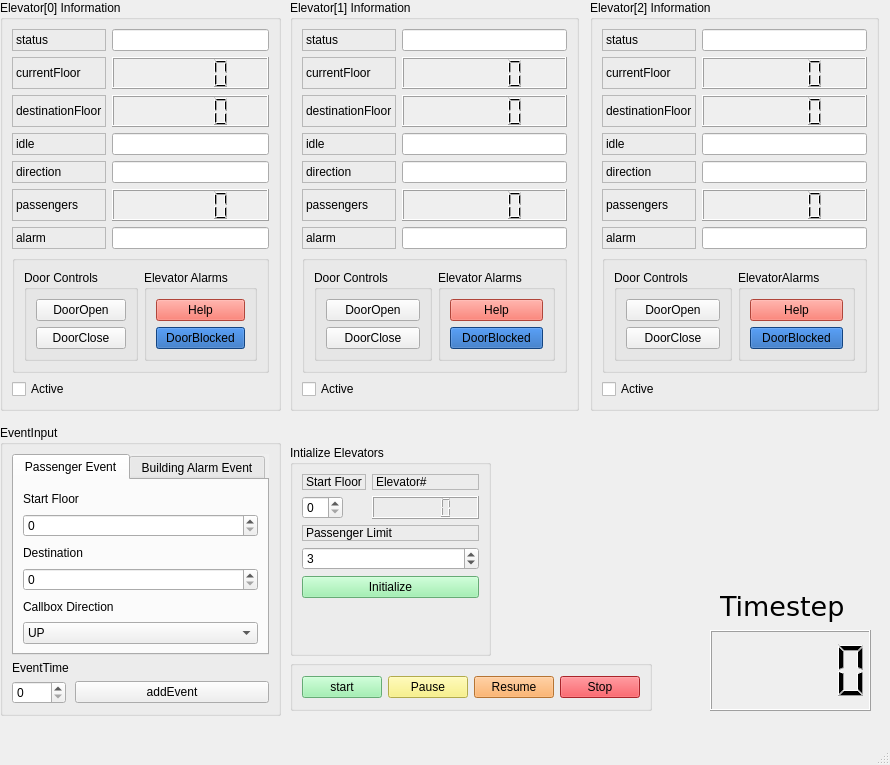
<?xml version="1.0" encoding="UTF-8"?>
<ui version="4.0">
 <class>MainWindow</class>
 <widget class="QMainWindow" name="MainWindow">
  <property name="geometry">
   <rect>
    <x>0</x>
    <y>0</y>
    <width>890</width>
    <height>765</height>
   </rect>
  </property>
  <property name="windowTitle">
   <string>MainWindow</string>
  </property>
  <widget class="QWidget" name="centralwidget">
   <widget class="QGroupBox" name="elevatorInfo">
    <property name="geometry">
     <rect>
      <x>0</x>
      <y>0</y>
      <width>281</width>
      <height>411</height>
     </rect>
    </property>
    <property name="autoFillBackground">
     <bool>false</bool>
    </property>
    <property name="title">
     <string>Elevator[0] Information</string>
    </property>
    <layout class="QGridLayout" name="gridLayout_2">
     <item row="1" column="1">
      <widget class="QLCDNumber" name="displayCurrentFloor">
       <property name="autoFillBackground">
        <bool>true</bool>
       </property>
      </widget>
     </item>
     <item row="1" column="0">
      <widget class="QLabel" name="labelCurrentFloor">
       <property name="acceptDrops">
        <bool>false</bool>
       </property>
       <property name="autoFillBackground">
        <bool>false</bool>
       </property>
       <property name="frameShape">
        <enum>QFrame::StyledPanel</enum>
       </property>
       <property name="text">
        <string>currentFloor</string>
       </property>
      </widget>
     </item>
     <item row="5" column="1">
      <widget class="QLCDNumber" name="displayPassengers">
       <property name="autoFillBackground">
        <bool>true</bool>
       </property>
      </widget>
     </item>
     <item row="0" column="1">
      <widget class="QLineEdit" name="displayStatus"/>
     </item>
     <item row="3" column="0">
      <widget class="QLabel" name="labelIdle">
       <property name="acceptDrops">
        <bool>false</bool>
       </property>
       <property name="autoFillBackground">
        <bool>false</bool>
       </property>
       <property name="frameShape">
        <enum>QFrame::StyledPanel</enum>
       </property>
       <property name="text">
        <string>idle</string>
       </property>
      </widget>
     </item>
     <item row="6" column="1">
      <widget class="QLineEdit" name="displayAlarm"/>
     </item>
     <item row="0" column="0">
      <widget class="QLabel" name="labelStatus">
       <property name="acceptDrops">
        <bool>false</bool>
       </property>
       <property name="autoFillBackground">
        <bool>false</bool>
       </property>
       <property name="frameShape">
        <enum>QFrame::StyledPanel</enum>
       </property>
       <property name="text">
        <string>status</string>
       </property>
      </widget>
     </item>
     <item row="3" column="1">
      <widget class="QLineEdit" name="displayIdle"/>
     </item>
     <item row="2" column="0">
      <widget class="QLabel" name="labelDestination">
       <property name="acceptDrops">
        <bool>false</bool>
       </property>
       <property name="autoFillBackground">
        <bool>false</bool>
       </property>
       <property name="frameShape">
        <enum>QFrame::StyledPanel</enum>
       </property>
       <property name="text">
        <string>destinationFloor</string>
       </property>
      </widget>
     </item>
     <item row="6" column="0">
      <widget class="QLabel" name="labelAlarm">
       <property name="acceptDrops">
        <bool>false</bool>
       </property>
       <property name="autoFillBackground">
        <bool>false</bool>
       </property>
       <property name="frameShape">
        <enum>QFrame::StyledPanel</enum>
       </property>
       <property name="text">
        <string>alarm</string>
       </property>
      </widget>
     </item>
     <item row="4" column="0">
      <widget class="QLabel" name="labelDirection">
       <property name="acceptDrops">
        <bool>false</bool>
       </property>
       <property name="autoFillBackground">
        <bool>false</bool>
       </property>
       <property name="frameShape">
        <enum>QFrame::StyledPanel</enum>
       </property>
       <property name="text">
        <string>direction</string>
       </property>
      </widget>
     </item>
     <item row="4" column="1">
      <widget class="QLineEdit" name="displayDirection"/>
     </item>
     <item row="5" column="0">
      <widget class="QLabel" name="labelRiders">
       <property name="frameShape">
        <enum>QFrame::StyledPanel</enum>
       </property>
       <property name="frameShadow">
        <enum>QFrame::Plain</enum>
       </property>
       <property name="text">
        <string>passengers</string>
       </property>
      </widget>
     </item>
     <item row="2" column="1">
      <widget class="QLCDNumber" name="displayDestinationFloor">
       <property name="autoFillBackground">
        <bool>true</bool>
       </property>
      </widget>
     </item>
     <item row="8" column="0">
      <widget class="QCheckBox" name="checkBoxElevatorActive">
       <property name="text">
        <string>Active</string>
       </property>
      </widget>
     </item>
     <item row="7" column="0" colspan="2">
      <widget class="QGroupBox" name="ElevatorButtons">
       <property name="title">
        <string/>
       </property>
       <layout class="QGridLayout" name="gridLayout_4">
        <item row="0" column="0" rowspan="2">
         <widget class="QGroupBox" name="groupBoxElevatorControls1">
          <property name="title">
           <string>Door Controls</string>
          </property>
          <layout class="QVBoxLayout" name="verticalLayout_2">
           <item>
            <widget class="QPushButton" name="buttonDoorOpen">
             <property name="text">
              <string>DoorOpen</string>
             </property>
            </widget>
           </item>
           <item>
            <widget class="QPushButton" name="buttonDoorClose">
             <property name="text">
              <string>DoorClose</string>
             </property>
            </widget>
           </item>
          </layout>
         </widget>
        </item>
        <item row="0" column="1" rowspan="2">
         <widget class="QGroupBox" name="groupBox_2">
          <property name="title">
           <string>Elevator Alarms</string>
          </property>
          <layout class="QVBoxLayout" name="verticalLayout_3">
           <item>
            <widget class="QPushButton" name="buttonHelp">
             <property name="styleSheet">
              <string notr="true">background-color: rgb(246, 97, 81);</string>
             </property>
             <property name="text">
              <string>Help</string>
             </property>
            </widget>
           </item>
           <item>
            <widget class="QPushButton" name="buttonDoorBlocked">
             <property name="styleSheet">
              <string notr="true">background-color: rgb(26, 95, 180);</string>
             </property>
             <property name="text">
              <string>DoorBlocked</string>
             </property>
            </widget>
           </item>
          </layout>
         </widget>
        </item>
       </layout>
      </widget>
     </item>
    </layout>
   </widget>
   <widget class="QGroupBox" name="groupBox">
    <property name="geometry">
     <rect>
      <x>0</x>
      <y>425</y>
      <width>281</width>
      <height>291</height>
     </rect>
    </property>
    <property name="autoFillBackground">
     <bool>true</bool>
    </property>
    <property name="title">
     <string>EventInput</string>
    </property>
    <layout class="QFormLayout" name="formLayout">
     <item row="0" column="0" colspan="2">
      <widget class="QTabWidget" name="eventTabs">
       <property name="autoFillBackground">
        <bool>true</bool>
       </property>
       <property name="currentIndex">
        <number>0</number>
       </property>
       <widget class="QWidget" name="callBoxEvent">
        <attribute name="title">
         <string>Passenger Event</string>
        </attribute>
        <layout class="QVBoxLayout" name="verticalLayout">
         <item>
          <widget class="QLabel" name="labelAddFloor">
           <property name="text">
            <string>Start Floor</string>
           </property>
          </widget>
         </item>
         <item>
          <widget class="QSpinBox" name="numberFloorCall"/>
         </item>
         <item>
          <widget class="QLabel" name="labelDestinationFloor">
           <property name="text">
            <string>Destination</string>
           </property>
          </widget>
         </item>
         <item>
          <widget class="QSpinBox" name="numberDestinationFloor"/>
         </item>
         <item>
          <widget class="QLabel" name="labelCallDirection">
           <property name="text">
            <string>Callbox Direction</string>
           </property>
          </widget>
         </item>
         <item>
          <widget class="QComboBox" name="menuDirection">
           <item>
            <property name="text">
             <string>UP</string>
            </property>
           </item>
           <item>
            <property name="text">
             <string>DOWN</string>
            </property>
           </item>
          </widget>
         </item>
        </layout>
       </widget>
       <widget class="QWidget" name="alarmEvent">
        <attribute name="title">
         <string>Building Alarm Event</string>
        </attribute>
        <widget class="QLabel" name="labelTypeOfAlarm">
         <property name="geometry">
          <rect>
           <x>10</x>
           <y>10</y>
           <width>235</width>
           <height>18</height>
          </rect>
         </property>
         <property name="text">
          <string>Type Of Alarm</string>
         </property>
        </widget>
        <widget class="QComboBox" name="menuAlarmType">
         <property name="geometry">
          <rect>
           <x>10</x>
           <y>34</y>
           <width>235</width>
           <height>25</height>
          </rect>
         </property>
         <item>
          <property name="text">
           <string>FIRE ALARM</string>
          </property>
         </item>
         <item>
          <property name="text">
           <string>POWER OUTAGE</string>
          </property>
         </item>
        </widget>
       </widget>
      </widget>
     </item>
     <item row="1" column="0">
      <widget class="QLabel" name="label">
       <property name="text">
        <string>EventTime</string>
       </property>
      </widget>
     </item>
     <item row="2" column="0">
      <widget class="QSpinBox" name="numberEventTime">
       <property name="maximum">
        <number>1000</number>
       </property>
      </widget>
     </item>
     <item row="2" column="1">
      <widget class="QPushButton" name="buttonAddEvent">
       <property name="text">
        <string>addEvent</string>
       </property>
      </widget>
     </item>
    </layout>
   </widget>
   <widget class="QLCDNumber" name="displayTimeStep">
    <property name="geometry">
     <rect>
      <x>710</x>
      <y>630</y>
      <width>161</width>
      <height>81</height>
     </rect>
    </property>
    <property name="autoFillBackground">
     <bool>true</bool>
    </property>
   </widget>
   <widget class="QLabel" name="labelTimeStep">
    <property name="geometry">
     <rect>
      <x>720</x>
      <y>586</y>
      <width>151</width>
      <height>41</height>
     </rect>
    </property>
    <property name="font">
     <font>
      <family>DejaVu Sans</family>
      <pointsize>20</pointsize>
     </font>
    </property>
    <property name="layoutDirection">
     <enum>Qt::RightToLeft</enum>
    </property>
    <property name="autoFillBackground">
     <bool>true</bool>
    </property>
    <property name="inputMethodHints">
     <set>Qt::ImhNone</set>
    </property>
    <property name="text">
     <string>Timestep</string>
    </property>
   </widget>
   <widget class="QGroupBox" name="elevatorInfo_2">
    <property name="geometry">
     <rect>
      <x>290</x>
      <y>0</y>
      <width>289</width>
      <height>411</height>
     </rect>
    </property>
    <property name="autoFillBackground">
     <bool>false</bool>
    </property>
    <property name="title">
     <string>Elevator[1] Information</string>
    </property>
    <layout class="QGridLayout" name="gridLayout">
     <item row="0" column="1">
      <widget class="QLineEdit" name="displayStatus_2"/>
     </item>
     <item row="1" column="0">
      <widget class="QLabel" name="labelCurrentFloor_2">
       <property name="acceptDrops">
        <bool>false</bool>
       </property>
       <property name="autoFillBackground">
        <bool>false</bool>
       </property>
       <property name="frameShape">
        <enum>QFrame::StyledPanel</enum>
       </property>
       <property name="text">
        <string>currentFloor</string>
       </property>
      </widget>
     </item>
     <item row="5" column="1">
      <widget class="QLCDNumber" name="displayPassengers_2">
       <property name="autoFillBackground">
        <bool>true</bool>
       </property>
      </widget>
     </item>
     <item row="2" column="1">
      <widget class="QLCDNumber" name="displayDestinationFloor_2">
       <property name="autoFillBackground">
        <bool>true</bool>
       </property>
      </widget>
     </item>
     <item row="5" column="0">
      <widget class="QLabel" name="labelRiders_2">
       <property name="frameShape">
        <enum>QFrame::StyledPanel</enum>
       </property>
       <property name="frameShadow">
        <enum>QFrame::Raised</enum>
       </property>
       <property name="text">
        <string>passengers</string>
       </property>
      </widget>
     </item>
     <item row="2" column="0">
      <widget class="QLabel" name="labelDestination_2">
       <property name="acceptDrops">
        <bool>false</bool>
       </property>
       <property name="autoFillBackground">
        <bool>false</bool>
       </property>
       <property name="frameShape">
        <enum>QFrame::StyledPanel</enum>
       </property>
       <property name="text">
        <string>destinationFloor</string>
       </property>
      </widget>
     </item>
     <item row="4" column="0">
      <widget class="QLabel" name="labelDirection_2">
       <property name="acceptDrops">
        <bool>false</bool>
       </property>
       <property name="autoFillBackground">
        <bool>false</bool>
       </property>
       <property name="frameShape">
        <enum>QFrame::StyledPanel</enum>
       </property>
       <property name="text">
        <string>direction</string>
       </property>
      </widget>
     </item>
     <item row="7" column="1">
      <widget class="QLineEdit" name="displayAlarm_2"/>
     </item>
     <item row="3" column="1">
      <widget class="QLineEdit" name="displayIdle_2"/>
     </item>
     <item row="7" column="0">
      <widget class="QLabel" name="labelAlarm_2">
       <property name="acceptDrops">
        <bool>false</bool>
       </property>
       <property name="autoFillBackground">
        <bool>false</bool>
       </property>
       <property name="frameShape">
        <enum>QFrame::StyledPanel</enum>
       </property>
       <property name="text">
        <string>alarm</string>
       </property>
      </widget>
     </item>
     <item row="4" column="1">
      <widget class="QLineEdit" name="displayDirection_2"/>
     </item>
     <item row="0" column="0">
      <widget class="QLabel" name="labelStatus_2">
       <property name="acceptDrops">
        <bool>false</bool>
       </property>
       <property name="autoFillBackground">
        <bool>false</bool>
       </property>
       <property name="frameShape">
        <enum>QFrame::StyledPanel</enum>
       </property>
       <property name="text">
        <string>status</string>
       </property>
      </widget>
     </item>
     <item row="3" column="0">
      <widget class="QLabel" name="labelIdle_2">
       <property name="acceptDrops">
        <bool>false</bool>
       </property>
       <property name="autoFillBackground">
        <bool>false</bool>
       </property>
       <property name="frameShape">
        <enum>QFrame::StyledPanel</enum>
       </property>
       <property name="text">
        <string>idle</string>
       </property>
      </widget>
     </item>
     <item row="1" column="1">
      <widget class="QLCDNumber" name="displayCurrentFloor_2">
       <property name="autoFillBackground">
        <bool>true</bool>
       </property>
      </widget>
     </item>
     <item row="9" column="0">
      <widget class="QCheckBox" name="checkBoxElevatorActive_2">
       <property name="text">
        <string>Active</string>
       </property>
      </widget>
     </item>
     <item row="8" column="0" colspan="2">
      <widget class="QGroupBox" name="ElevatorButtons_2">
       <property name="title">
        <string/>
       </property>
       <layout class="QGridLayout" name="gridLayout_5">
        <item row="0" column="0">
         <widget class="QGroupBox" name="groupBox_3">
          <property name="title">
           <string>Door Controls</string>
          </property>
          <layout class="QGridLayout" name="gridLayout_6">
           <item row="0" column="0">
            <widget class="QPushButton" name="buttonDoorOpen__2">
             <property name="text">
              <string>DoorOpen</string>
             </property>
            </widget>
           </item>
           <item row="1" column="0">
            <widget class="QPushButton" name="buttonDoorClose__2">
             <property name="text">
              <string>DoorClose</string>
             </property>
            </widget>
           </item>
          </layout>
         </widget>
        </item>
        <item row="0" column="1">
         <widget class="QGroupBox" name="groupBox_4">
          <property name="title">
           <string>Elevator Alarms</string>
          </property>
          <layout class="QVBoxLayout" name="verticalLayout_4">
           <item>
            <widget class="QPushButton" name="buttonHelp__2">
             <property name="styleSheet">
              <string notr="true">background-color: rgb(246, 97, 81);</string>
             </property>
             <property name="text">
              <string>Help</string>
             </property>
            </widget>
           </item>
           <item>
            <widget class="QPushButton" name="buttonDoorBlocked_2">
             <property name="styleSheet">
              <string notr="true">background-color: rgb(26, 95, 180);</string>
             </property>
             <property name="text">
              <string>DoorBlocked</string>
             </property>
            </widget>
           </item>
          </layout>
         </widget>
        </item>
       </layout>
      </widget>
     </item>
    </layout>
   </widget>
   <widget class="QGroupBox" name="RunTimeButtons">
    <property name="geometry">
     <rect>
      <x>290</x>
      <y>660</y>
      <width>362</width>
      <height>51</height>
     </rect>
    </property>
    <property name="title">
     <string/>
    </property>
    <layout class="QHBoxLayout" name="horizontalLayout">
     <item>
      <widget class="QPushButton" name="buttonStart">
       <property name="autoFillBackground">
        <bool>false</bool>
       </property>
       <property name="styleSheet">
        <string notr="true">background-color: rgb(143, 240, 164);</string>
       </property>
       <property name="text">
        <string>start</string>
       </property>
      </widget>
     </item>
     <item>
      <widget class="QPushButton" name="buttonPause">
       <property name="autoFillBackground">
        <bool>false</bool>
       </property>
       <property name="styleSheet">
        <string notr="true">background-color: rgb(249, 240, 107);</string>
       </property>
       <property name="text">
        <string>Pause</string>
       </property>
      </widget>
     </item>
     <item>
      <widget class="QPushButton" name="buttonResume">
       <property name="autoFillBackground">
        <bool>false</bool>
       </property>
       <property name="styleSheet">
        <string notr="true">background-color:rgb(255, 163, 72)</string>
       </property>
       <property name="text">
        <string>Resume</string>
       </property>
      </widget>
     </item>
     <item>
      <widget class="QPushButton" name="buttonStop">
       <property name="autoFillBackground">
        <bool>false</bool>
       </property>
       <property name="styleSheet">
        <string notr="true">background-color: rgb(237, 51, 59)</string>
       </property>
       <property name="text">
        <string>Stop</string>
       </property>
      </widget>
     </item>
    </layout>
   </widget>
   <widget class="QGroupBox" name="elevatorInfo_3">
    <property name="geometry">
     <rect>
      <x>590</x>
      <y>0</y>
      <width>289</width>
      <height>411</height>
     </rect>
    </property>
    <property name="autoFillBackground">
     <bool>false</bool>
    </property>
    <property name="title">
     <string>Elevator[2] Information</string>
    </property>
    <layout class="QGridLayout" name="gridLayout_3">
     <item row="3" column="0">
      <widget class="QLabel" name="labelIdle_3">
       <property name="acceptDrops">
        <bool>false</bool>
       </property>
       <property name="autoFillBackground">
        <bool>false</bool>
       </property>
       <property name="frameShape">
        <enum>QFrame::StyledPanel</enum>
       </property>
       <property name="text">
        <string>idle</string>
       </property>
      </widget>
     </item>
     <item row="3" column="1">
      <widget class="QLineEdit" name="displayIdle_3"/>
     </item>
     <item row="2" column="1">
      <widget class="QLCDNumber" name="displayDestinationFloor_3">
       <property name="autoFillBackground">
        <bool>true</bool>
       </property>
      </widget>
     </item>
     <item row="7" column="0">
      <widget class="QLabel" name="labelAlarm_3">
       <property name="acceptDrops">
        <bool>false</bool>
       </property>
       <property name="autoFillBackground">
        <bool>false</bool>
       </property>
       <property name="frameShape">
        <enum>QFrame::StyledPanel</enum>
       </property>
       <property name="text">
        <string>alarm</string>
       </property>
      </widget>
     </item>
     <item row="2" column="0">
      <widget class="QLabel" name="labelDestination_3">
       <property name="acceptDrops">
        <bool>false</bool>
       </property>
       <property name="autoFillBackground">
        <bool>false</bool>
       </property>
       <property name="frameShape">
        <enum>QFrame::StyledPanel</enum>
       </property>
       <property name="text">
        <string>destinationFloor</string>
       </property>
      </widget>
     </item>
     <item row="1" column="0">
      <widget class="QLabel" name="labelCurrentFloor_3">
       <property name="acceptDrops">
        <bool>false</bool>
       </property>
       <property name="autoFillBackground">
        <bool>false</bool>
       </property>
       <property name="frameShape">
        <enum>QFrame::StyledPanel</enum>
       </property>
       <property name="text">
        <string>currentFloor</string>
       </property>
      </widget>
     </item>
     <item row="1" column="1">
      <widget class="QLCDNumber" name="displayCurrentFloor_3">
       <property name="autoFillBackground">
        <bool>true</bool>
       </property>
      </widget>
     </item>
     <item row="5" column="0">
      <widget class="QLabel" name="labelRiders_3">
       <property name="frameShape">
        <enum>QFrame::StyledPanel</enum>
       </property>
       <property name="frameShadow">
        <enum>QFrame::Raised</enum>
       </property>
       <property name="text">
        <string>passengers</string>
       </property>
      </widget>
     </item>
     <item row="5" column="1">
      <widget class="QLCDNumber" name="displayPassengers_3">
       <property name="autoFillBackground">
        <bool>true</bool>
       </property>
      </widget>
     </item>
     <item row="4" column="1">
      <widget class="QLineEdit" name="displayDirection_3"/>
     </item>
     <item row="4" column="0">
      <widget class="QLabel" name="labelDirection_3">
       <property name="acceptDrops">
        <bool>false</bool>
       </property>
       <property name="autoFillBackground">
        <bool>false</bool>
       </property>
       <property name="frameShape">
        <enum>QFrame::StyledPanel</enum>
       </property>
       <property name="text">
        <string>direction</string>
       </property>
      </widget>
     </item>
     <item row="9" column="0">
      <widget class="QCheckBox" name="checkBoxElevatorActive_3">
       <property name="text">
        <string>Active</string>
       </property>
      </widget>
     </item>
     <item row="0" column="1">
      <widget class="QLineEdit" name="displayStatus_3"/>
     </item>
     <item row="7" column="1">
      <widget class="QLineEdit" name="displayAlarm_3"/>
     </item>
     <item row="0" column="0">
      <widget class="QLabel" name="labelStatus_3">
       <property name="acceptDrops">
        <bool>false</bool>
       </property>
       <property name="autoFillBackground">
        <bool>false</bool>
       </property>
       <property name="frameShape">
        <enum>QFrame::StyledPanel</enum>
       </property>
       <property name="text">
        <string>status</string>
       </property>
      </widget>
     </item>
     <item row="8" column="0" colspan="2">
      <widget class="QGroupBox" name="groupBox_5">
       <property name="title">
        <string/>
       </property>
       <layout class="QGridLayout" name="gridLayout_7">
        <item row="0" column="1">
         <widget class="QGroupBox" name="groupBox_6">
          <property name="title">
           <string>ElevatorAlarms</string>
          </property>
          <layout class="QGridLayout" name="gridLayout_8">
           <item row="0" column="0">
            <widget class="QPushButton" name="buttonHelp__3">
             <property name="styleSheet">
              <string notr="true">background-color: rgb(246, 97, 81);</string>
             </property>
             <property name="text">
              <string>Help</string>
             </property>
            </widget>
           </item>
           <item row="1" column="0">
            <widget class="QPushButton" name="buttonDoorBlocked_3">
             <property name="styleSheet">
              <string notr="true">background-color: rgb(26, 95, 180);</string>
             </property>
             <property name="text">
              <string>DoorBlocked</string>
             </property>
            </widget>
           </item>
          </layout>
         </widget>
        </item>
        <item row="0" column="0">
         <widget class="QGroupBox" name="groupBox_7">
          <property name="title">
           <string>Door Controls</string>
          </property>
          <layout class="QGridLayout" name="gridLayout_9">
           <item row="0" column="0">
            <widget class="QPushButton" name="buttonDoorOpen__3">
             <property name="text">
              <string>DoorOpen</string>
             </property>
            </widget>
           </item>
           <item row="1" column="0">
            <widget class="QPushButton" name="buttonDoorClose__3">
             <property name="text">
              <string>DoorClose</string>
             </property>
            </widget>
           </item>
          </layout>
         </widget>
        </item>
       </layout>
      </widget>
     </item>
    </layout>
   </widget>
   <widget class="QGroupBox" name="elevatorInitializerGroupBox">
    <property name="geometry">
     <rect>
      <x>290</x>
      <y>445</y>
      <width>201</width>
      <height>211</height>
     </rect>
    </property>
    <property name="title">
     <string>Intialize Elevators</string>
    </property>
    <layout class="QFormLayout" name="formLayout_2">
     <item row="0" column="0">
      <widget class="QLabel" name="labelElevatorStartFloor">
       <property name="frameShape">
        <enum>QFrame::StyledPanel</enum>
       </property>
       <property name="text">
        <string>Start Floor</string>
       </property>
      </widget>
     </item>
     <item row="1" column="0">
      <widget class="QSpinBox" name="buttonElevatorStartFloor"/>
     </item>
     <item row="1" column="1">
      <widget class="QLCDNumber" name="displayElevatorNumber">
       <property name="font">
        <font>
         <family>DejaVu Sans</family>
         <pointsize>12</pointsize>
        </font>
       </property>
       <property name="layoutDirection">
        <enum>Qt::LeftToRight</enum>
       </property>
      </widget>
     </item>
     <item row="0" column="1">
      <widget class="QLabel" name="labelElevatorNumber_2">
       <property name="frameShape">
        <enum>QFrame::StyledPanel</enum>
       </property>
       <property name="text">
        <string>Elevator#</string>
       </property>
      </widget>
     </item>
     <item row="3" column="0" colspan="2">
      <widget class="QLabel" name="labelElevatorPassengerLimit">
       <property name="frameShape">
        <enum>QFrame::StyledPanel</enum>
       </property>
       <property name="text">
        <string>Passenger Limit</string>
       </property>
      </widget>
     </item>
     <item row="4" column="0" colspan="2">
      <widget class="QSpinBox" name="buttonElevatorPassengerLimit">
       <property name="value">
        <number>3</number>
       </property>
      </widget>
     </item>
     <item row="5" column="0" colspan="2">
      <widget class="QPushButton" name="buttonInitializeElevator">
       <property name="autoFillBackground">
        <bool>false</bool>
       </property>
       <property name="styleSheet">
        <string notr="true">background-color: rgb(143, 240, 164);</string>
       </property>
       <property name="text">
        <string>Initialize</string>
       </property>
      </widget>
     </item>
    </layout>
   </widget>
  </widget>
  <widget class="QMenuBar" name="menubar">
   <property name="geometry">
    <rect>
     <x>0</x>
     <y>0</y>
     <width>890</width>
     <height>22</height>
    </rect>
   </property>
  </widget>
  <widget class="QStatusBar" name="statusbar"/>
 </widget>
 <resources/>
 <connections/>
</ui>
